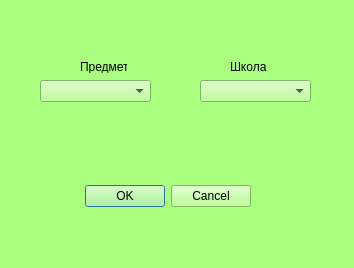
<?xml version="1.0" encoding="UTF-8"?>
<ui version="4.0">
 <class>predmetred</class>
 <widget class="QDialog" name="predmetred">
  <property name="geometry">
   <rect>
    <x>0</x>
    <y>0</y>
    <width>354</width>
    <height>268</height>
   </rect>
  </property>
  <property name="palette">
   <palette>
    <active>
     <colorrole role="WindowText">
      <brush brushstyle="SolidPattern">
       <color alpha="255">
        <red>0</red>
        <green>0</green>
        <blue>0</blue>
       </color>
      </brush>
     </colorrole>
     <colorrole role="Button">
      <brush brushstyle="SolidPattern">
       <color alpha="255">
        <red>170</red>
        <green>255</green>
        <blue>127</blue>
       </color>
      </brush>
     </colorrole>
     <colorrole role="Light">
      <brush brushstyle="SolidPattern">
       <color alpha="255">
        <red>255</red>
        <green>255</green>
        <blue>255</blue>
       </color>
      </brush>
     </colorrole>
     <colorrole role="Midlight">
      <brush brushstyle="SolidPattern">
       <color alpha="255">
        <red>212</red>
        <green>255</green>
        <blue>191</blue>
       </color>
      </brush>
     </colorrole>
     <colorrole role="Dark">
      <brush brushstyle="SolidPattern">
       <color alpha="255">
        <red>85</red>
        <green>127</green>
        <blue>63</blue>
       </color>
      </brush>
     </colorrole>
     <colorrole role="Mid">
      <brush brushstyle="SolidPattern">
       <color alpha="255">
        <red>113</red>
        <green>170</green>
        <blue>84</blue>
       </color>
      </brush>
     </colorrole>
     <colorrole role="Text">
      <brush brushstyle="SolidPattern">
       <color alpha="255">
        <red>0</red>
        <green>0</green>
        <blue>0</blue>
       </color>
      </brush>
     </colorrole>
     <colorrole role="BrightText">
      <brush brushstyle="SolidPattern">
       <color alpha="255">
        <red>255</red>
        <green>255</green>
        <blue>255</blue>
       </color>
      </brush>
     </colorrole>
     <colorrole role="ButtonText">
      <brush brushstyle="SolidPattern">
       <color alpha="255">
        <red>0</red>
        <green>0</green>
        <blue>0</blue>
       </color>
      </brush>
     </colorrole>
     <colorrole role="Base">
      <brush brushstyle="SolidPattern">
       <color alpha="255">
        <red>255</red>
        <green>255</green>
        <blue>255</blue>
       </color>
      </brush>
     </colorrole>
     <colorrole role="Window">
      <brush brushstyle="SolidPattern">
       <color alpha="255">
        <red>170</red>
        <green>255</green>
        <blue>127</blue>
       </color>
      </brush>
     </colorrole>
     <colorrole role="Shadow">
      <brush brushstyle="SolidPattern">
       <color alpha="255">
        <red>0</red>
        <green>0</green>
        <blue>0</blue>
       </color>
      </brush>
     </colorrole>
     <colorrole role="AlternateBase">
      <brush brushstyle="SolidPattern">
       <color alpha="255">
        <red>212</red>
        <green>255</green>
        <blue>191</blue>
       </color>
      </brush>
     </colorrole>
     <colorrole role="ToolTipBase">
      <brush brushstyle="SolidPattern">
       <color alpha="255">
        <red>255</red>
        <green>255</green>
        <blue>220</blue>
       </color>
      </brush>
     </colorrole>
     <colorrole role="ToolTipText">
      <brush brushstyle="SolidPattern">
       <color alpha="255">
        <red>0</red>
        <green>0</green>
        <blue>0</blue>
       </color>
      </brush>
     </colorrole>
    </active>
    <inactive>
     <colorrole role="WindowText">
      <brush brushstyle="SolidPattern">
       <color alpha="255">
        <red>0</red>
        <green>0</green>
        <blue>0</blue>
       </color>
      </brush>
     </colorrole>
     <colorrole role="Button">
      <brush brushstyle="SolidPattern">
       <color alpha="255">
        <red>170</red>
        <green>255</green>
        <blue>127</blue>
       </color>
      </brush>
     </colorrole>
     <colorrole role="Light">
      <brush brushstyle="SolidPattern">
       <color alpha="255">
        <red>255</red>
        <green>255</green>
        <blue>255</blue>
       </color>
      </brush>
     </colorrole>
     <colorrole role="Midlight">
      <brush brushstyle="SolidPattern">
       <color alpha="255">
        <red>212</red>
        <green>255</green>
        <blue>191</blue>
       </color>
      </brush>
     </colorrole>
     <colorrole role="Dark">
      <brush brushstyle="SolidPattern">
       <color alpha="255">
        <red>85</red>
        <green>127</green>
        <blue>63</blue>
       </color>
      </brush>
     </colorrole>
     <colorrole role="Mid">
      <brush brushstyle="SolidPattern">
       <color alpha="255">
        <red>113</red>
        <green>170</green>
        <blue>84</blue>
       </color>
      </brush>
     </colorrole>
     <colorrole role="Text">
      <brush brushstyle="SolidPattern">
       <color alpha="255">
        <red>0</red>
        <green>0</green>
        <blue>0</blue>
       </color>
      </brush>
     </colorrole>
     <colorrole role="BrightText">
      <brush brushstyle="SolidPattern">
       <color alpha="255">
        <red>255</red>
        <green>255</green>
        <blue>255</blue>
       </color>
      </brush>
     </colorrole>
     <colorrole role="ButtonText">
      <brush brushstyle="SolidPattern">
       <color alpha="255">
        <red>0</red>
        <green>0</green>
        <blue>0</blue>
       </color>
      </brush>
     </colorrole>
     <colorrole role="Base">
      <brush brushstyle="SolidPattern">
       <color alpha="255">
        <red>255</red>
        <green>255</green>
        <blue>255</blue>
       </color>
      </brush>
     </colorrole>
     <colorrole role="Window">
      <brush brushstyle="SolidPattern">
       <color alpha="255">
        <red>170</red>
        <green>255</green>
        <blue>127</blue>
       </color>
      </brush>
     </colorrole>
     <colorrole role="Shadow">
      <brush brushstyle="SolidPattern">
       <color alpha="255">
        <red>0</red>
        <green>0</green>
        <blue>0</blue>
       </color>
      </brush>
     </colorrole>
     <colorrole role="AlternateBase">
      <brush brushstyle="SolidPattern">
       <color alpha="255">
        <red>212</red>
        <green>255</green>
        <blue>191</blue>
       </color>
      </brush>
     </colorrole>
     <colorrole role="ToolTipBase">
      <brush brushstyle="SolidPattern">
       <color alpha="255">
        <red>255</red>
        <green>255</green>
        <blue>220</blue>
       </color>
      </brush>
     </colorrole>
     <colorrole role="ToolTipText">
      <brush brushstyle="SolidPattern">
       <color alpha="255">
        <red>0</red>
        <green>0</green>
        <blue>0</blue>
       </color>
      </brush>
     </colorrole>
    </inactive>
    <disabled>
     <colorrole role="WindowText">
      <brush brushstyle="SolidPattern">
       <color alpha="255">
        <red>85</red>
        <green>127</green>
        <blue>63</blue>
       </color>
      </brush>
     </colorrole>
     <colorrole role="Button">
      <brush brushstyle="SolidPattern">
       <color alpha="255">
        <red>170</red>
        <green>255</green>
        <blue>127</blue>
       </color>
      </brush>
     </colorrole>
     <colorrole role="Light">
      <brush brushstyle="SolidPattern">
       <color alpha="255">
        <red>255</red>
        <green>255</green>
        <blue>255</blue>
       </color>
      </brush>
     </colorrole>
     <colorrole role="Midlight">
      <brush brushstyle="SolidPattern">
       <color alpha="255">
        <red>212</red>
        <green>255</green>
        <blue>191</blue>
       </color>
      </brush>
     </colorrole>
     <colorrole role="Dark">
      <brush brushstyle="SolidPattern">
       <color alpha="255">
        <red>85</red>
        <green>127</green>
        <blue>63</blue>
       </color>
      </brush>
     </colorrole>
     <colorrole role="Mid">
      <brush brushstyle="SolidPattern">
       <color alpha="255">
        <red>113</red>
        <green>170</green>
        <blue>84</blue>
       </color>
      </brush>
     </colorrole>
     <colorrole role="Text">
      <brush brushstyle="SolidPattern">
       <color alpha="255">
        <red>85</red>
        <green>127</green>
        <blue>63</blue>
       </color>
      </brush>
     </colorrole>
     <colorrole role="BrightText">
      <brush brushstyle="SolidPattern">
       <color alpha="255">
        <red>255</red>
        <green>255</green>
        <blue>255</blue>
       </color>
      </brush>
     </colorrole>
     <colorrole role="ButtonText">
      <brush brushstyle="SolidPattern">
       <color alpha="255">
        <red>85</red>
        <green>127</green>
        <blue>63</blue>
       </color>
      </brush>
     </colorrole>
     <colorrole role="Base">
      <brush brushstyle="SolidPattern">
       <color alpha="255">
        <red>170</red>
        <green>255</green>
        <blue>127</blue>
       </color>
      </brush>
     </colorrole>
     <colorrole role="Window">
      <brush brushstyle="SolidPattern">
       <color alpha="255">
        <red>170</red>
        <green>255</green>
        <blue>127</blue>
       </color>
      </brush>
     </colorrole>
     <colorrole role="Shadow">
      <brush brushstyle="SolidPattern">
       <color alpha="255">
        <red>0</red>
        <green>0</green>
        <blue>0</blue>
       </color>
      </brush>
     </colorrole>
     <colorrole role="AlternateBase">
      <brush brushstyle="SolidPattern">
       <color alpha="255">
        <red>170</red>
        <green>255</green>
        <blue>127</blue>
       </color>
      </brush>
     </colorrole>
     <colorrole role="ToolTipBase">
      <brush brushstyle="SolidPattern">
       <color alpha="255">
        <red>255</red>
        <green>255</green>
        <blue>220</blue>
       </color>
      </brush>
     </colorrole>
     <colorrole role="ToolTipText">
      <brush brushstyle="SolidPattern">
       <color alpha="255">
        <red>0</red>
        <green>0</green>
        <blue>0</blue>
       </color>
      </brush>
     </colorrole>
    </disabled>
   </palette>
  </property>
  <property name="windowTitle">
   <string>Предмет</string>
  </property>
  <widget class="QDialogButtonBox" name="buttonBox">
   <property name="geometry">
    <rect>
     <x>-90</x>
     <y>180</y>
     <width>341</width>
     <height>32</height>
    </rect>
   </property>
   <property name="orientation">
    <enum>Qt::Horizontal</enum>
   </property>
   <property name="standardButtons">
    <set>QDialogButtonBox::Cancel|QDialogButtonBox::Ok</set>
   </property>
  </widget>
  <widget class="QLabel" name="label">
   <property name="geometry">
    <rect>
     <x>80</x>
     <y>60</y>
     <width>47</width>
     <height>13</height>
    </rect>
   </property>
   <property name="text">
    <string>Предмет</string>
   </property>
  </widget>
  <widget class="QLabel" name="label_2">
   <property name="geometry">
    <rect>
     <x>230</x>
     <y>60</y>
     <width>47</width>
     <height>13</height>
    </rect>
   </property>
   <property name="text">
    <string>Школа</string>
   </property>
  </widget>
  <widget class="QComboBox" name="comboBox">
   <property name="geometry">
    <rect>
     <x>40</x>
     <y>80</y>
     <width>111</width>
     <height>22</height>
    </rect>
   </property>
  </widget>
  <widget class="QComboBox" name="comboBox_2">
   <property name="geometry">
    <rect>
     <x>200</x>
     <y>80</y>
     <width>111</width>
     <height>22</height>
    </rect>
   </property>
  </widget>
 </widget>
 <resources/>
 <connections>
  <connection>
   <sender>buttonBox</sender>
   <signal>accepted()</signal>
   <receiver>predmetred</receiver>
   <slot>accept()</slot>
   <hints>
    <hint type="sourcelabel">
     <x>248</x>
     <y>254</y>
    </hint>
    <hint type="destinationlabel">
     <x>157</x>
     <y>274</y>
    </hint>
   </hints>
  </connection>
  <connection>
   <sender>buttonBox</sender>
   <signal>rejected()</signal>
   <receiver>predmetred</receiver>
   <slot>reject()</slot>
   <hints>
    <hint type="sourcelabel">
     <x>316</x>
     <y>260</y>
    </hint>
    <hint type="destinationlabel">
     <x>286</x>
     <y>274</y>
    </hint>
   </hints>
  </connection>
 </connections>
</ui>
